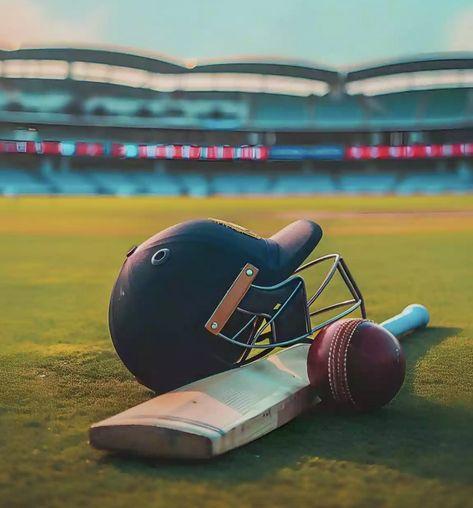
#> input picture input.jpg, 473 x 508 px
$ python 'post lab 3.4.py'   (older library calls are emulated)
#> lines starting #> are read from the running program, lines starting #| are printed output that depends on the picture

import cv2
import numpy as np
from matplotlib import pyplot as plt

img = cv2.imread('input.jpg', cv2.IMREAD_GRAYSCALE)
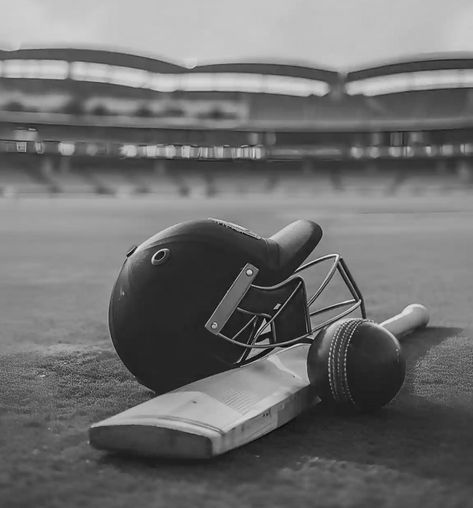
#> img: shape (508, 473); min 0, max 239, mean 111.4

if img is None:
    raise ValueError("Image not found. Please check the path and filename.")

sobelx = cv2.Sobel(img, cv2.CV_64F, 1, 0, ksize=3)
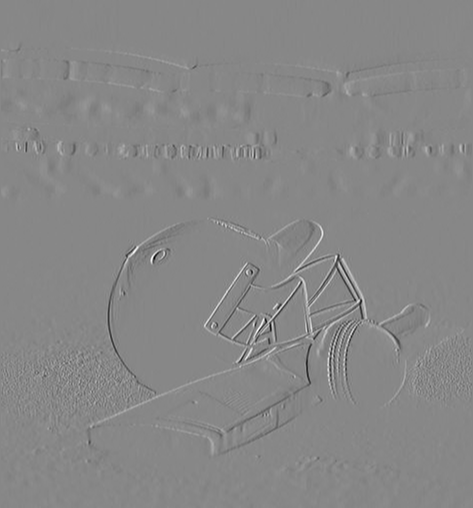
#> sobelx: shape (508, 473) float64; min -735, max 649, mean -0.2; drawn with min black and max white
sobely = cv2.Sobel(img, cv2.CV_64F, 0, 1, ksize=3)
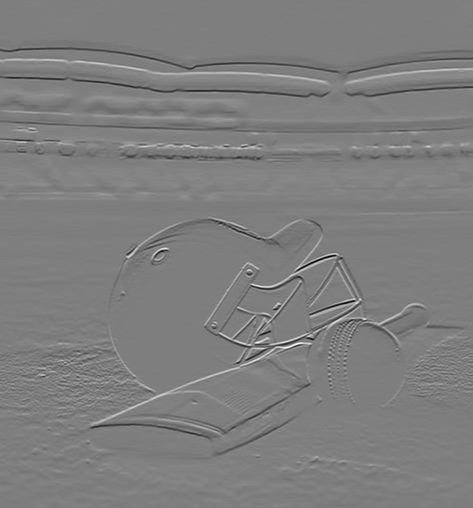
#> sobely: shape (508, 473) float64; min -726, max 733, mean -1.8; drawn with min black and max white

sobel_edges = cv2.magnitude(sobelx, sobely)
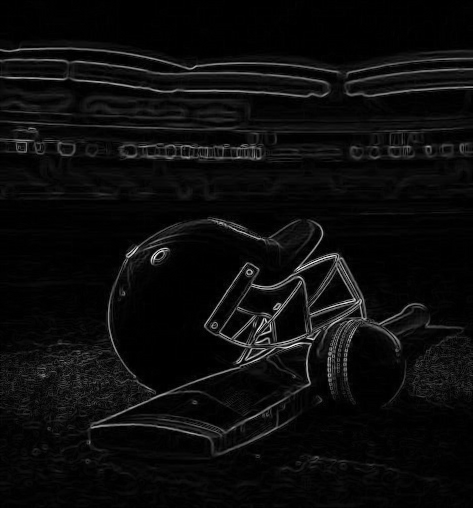
#> sobel_edges: shape (508, 473) float64; min 0, max 789.2, mean 38.4; drawn with min black and max white
sobel_edges = np.uint8(sobel_edges)
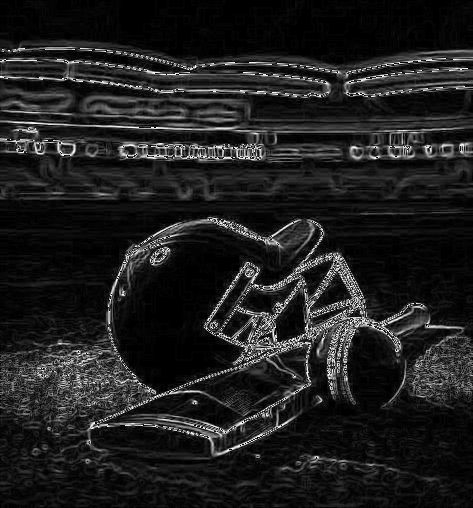
#> sobel_edges: shape (508, 473); min 0, max 255, mean 30.9

plt.figure(figsize=(10, 4))
plt.subplot(1, 2, 1)
plt.imshow(img, cmap='gray')
plt.title('Original Image')
plt.axis('off')

plt.subplot(1, 2, 2)
plt.imshow(sobel_edges, cmap='gray')
plt.title('Sobel Edges CS24070')
plt.axis('off')

plt.tight_layout()
plt.show()

cv2.imwrite('sobel_edges.jpg', sobel_edges)

$ run again, with Brightness & contrast.jpg copied over input.jpg
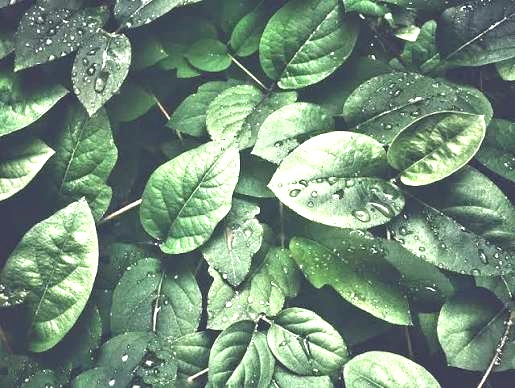
#> input picture Brightness & contrast.jpg, 515 x 388 px
#> `sobely = cv2.Sobel(img, cv2.CV_64F, 0, 1, ksize=3)`:
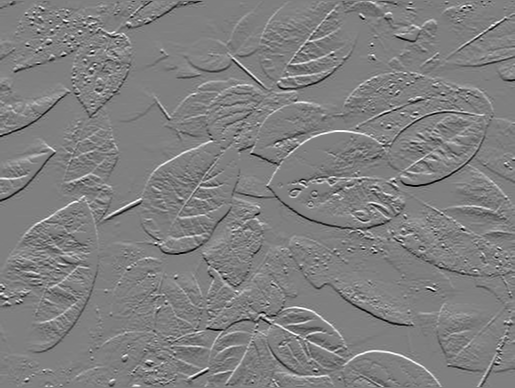
#> sobely: shape (388, 515) float64; min -806, max 803, mean 0.5; drawn with min black and max white
#> `sobel_edges = np.uint8(sobel_edges)`:
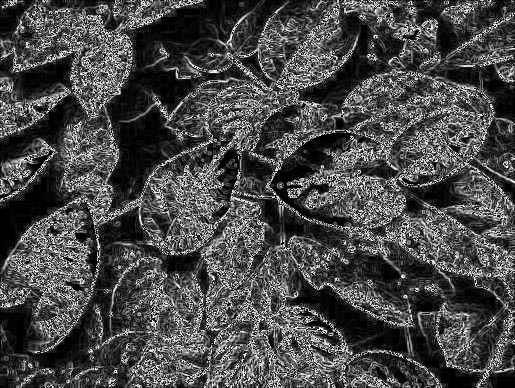
#> sobel_edges: shape (388, 515); min 0, max 255, mean 72.8

$ run again, with Sunflower.jpg copied over input.jpg
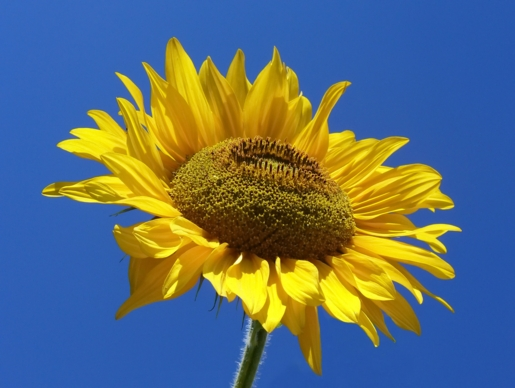
#> input picture Sunflower.jpg, 515 x 388 px
#> `sobely = cv2.Sobel(img, cv2.CV_64F, 0, 1, ksize=3)`:
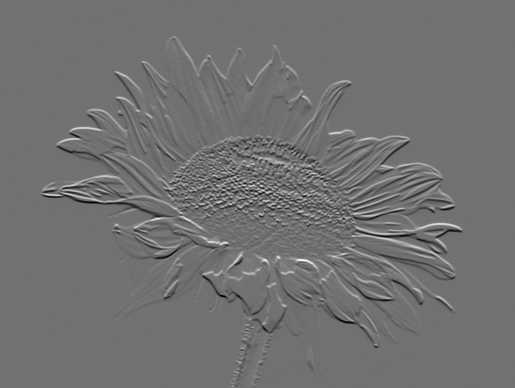
#> sobely: shape (388, 515) float64; min -542, max 674, mean -0.2; drawn with min black and max white
#> `sobel_edges = np.uint8(sobel_edges)`:
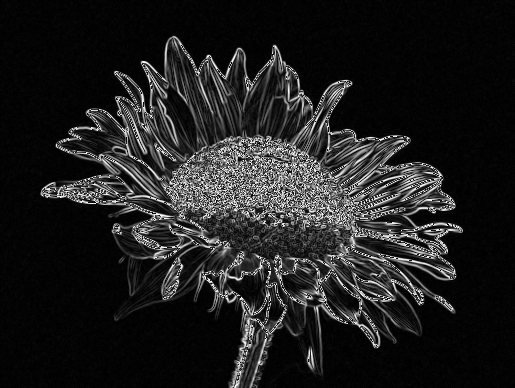
#> sobel_edges: shape (388, 515); min 0, max 255, mean 31.1
